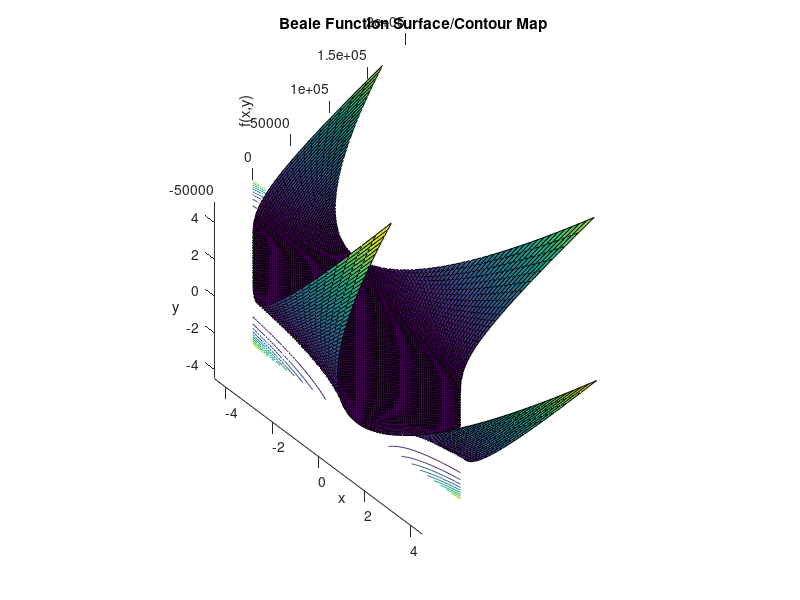

The MATLAB source for this figure: (Note: this script raises an error after producing the figure.)
%Andrew Sivaprakasam
%BME 695 | Numerical Methods
%Coding Assignment 2 Problem 2

close all;
%% Beale Function:

x = linspace(-4.5,4.5,100);
y = x;
[x,y] = meshgrid(x);
f_beale = (1.5-x+x.*y)+(2.25-x+x.*y.^2).^2 + (2.625 - x + x.*y.^3).^2;

% ff = f(xx,yy);
% levels = 100;
% contour(x,y,ff,levels);
figure;
hold on;
surf(x,y,f_beale)
contour(x,y,f_beale);
set(gca, 'CameraPosition', [-28.753761674980247,-58.83682331833516,941526.1673450879]);

xlabel('x')
ylabel('y')
zlabel('f(x,y)')
title('Beale Function Surface/Contour Map')
%% Rosenbrock Function

syms x
% 
%Minimize Rosenbrock's fxn using Nelder-Mead
f = @(x,y) 100.*(y-x.^2).^2 + (1-x).^2;
%mins = fminsearch(f,[-1.2,1]);

x = linspace(-6,6);
y = x;
[x,y] = meshgrid(x,y);

f_rosen = feval(f,x,y);
figure(3);
hold on
surf(x,y,f_rosen);
contour(x,y,f_rosen);
set(gca, 'CameraPosition', [-50.293365694665845,-86.25634924965654,511952.0929456182]);
xlabel('x')
ylabel('y')
zlabel('f(x,y)')
title('Rosenbrock Function Surface/Contour Map n = 2')
%% 2a Beale Minimization

syms x

opts = optimset('MaxFunEvals',20000,'MaxIter',20000);
f = @(x)(1.5-x(1)+x(1)*x(2))^2+(2.25-x(1)+x(1)*x(2)^2)^2 + (2.625 - x(1) + x(1)*x(2)^3)^2;

%Change fminsearch to fmincon specify constraints
[mins1,fval1] = fminsearch(f,[4.5,4.5],opts);
[mins2,fval2] = fminsearch(f,[-4.5,-4.5],opts);

%% 2b Rosenbrock Minimization for n = 2-4

f = @(x) (100.*(x(2)-x(1).^2).^2 + (1-x(1)).^2) + (100.*(x(3)-x(2).^2).^2 + (1-x(2)).^2) + (100.*(x(4)-x(3).^2).^2 + (1-x(3)).^2);
mins = fminsearch(f,[2,2,2,2]);

%% 3 Response Surface Optimization:

%Start with cc design centered at start point, find min
num_runs = 100;
%start point
min_rsm = [4,4];
true_val = [1,1]
j = 1;
while(j <= num_runs && sum(abs(min_rsm-true_val))>0.02)
    points = ccdesign(2) + min_rsm;
    %f = @(x1,x2)(1.5-x1+x1.*x2).^2+(2.25-x1+x1.*x2.^2).^2 + (2.625 - x1 + x1.*x2.^3).^2;
    f = @(x1,x2) 100.*(x2-x1.^2).^2 + (1-x1).^2;

    func = feval(f,points(:,1),points(:,2));
    
    polymodel = polyfitn(points, func,2);
    poly_s = polyn2sym(polymodel);
    
    poly_s2 = matlabFunction(poly_s);
    coeffs = polymodel.Coefficients;
    poly_s = @(x) coeffs(1)*x(1).^2 + coeffs(2)*x(1).*x(2) + coeffs(3)*x(1) + coeffs(4)*x(2).^2 + coeffs(5)*x(2) + coeffs(6);
    
    [min_rsm, fval_rsm(j)] = fmincon(poly_s,min_rsm,[],[],[],[],[min(points(:,1)),min(points(:,2))],[max(points(:,1)),max(points(:,2))]);    
    %[min_rsm, fval_rsm(j)] = fmincon(poly_s,min_rsm,[],[],[],[],[-4.5 -4.5],[4.5 4.5]);    

    min_rsm_p(j,:) = min_rsm;
    
    j = j+1;
end

    figure(3)
    c = linspace(1,10,num_runs);
    scatter3(min_rsm_p(:,1),min_rsm_p(:,2), fval_rsm(:),'filled');